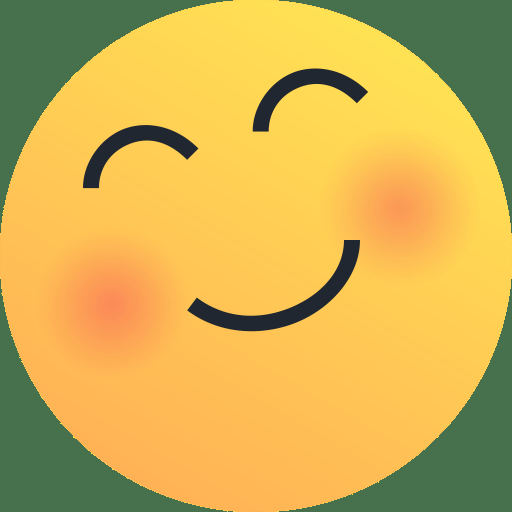
#> input picture happy.png, 512 x 512 px
$ python main.py
#> lines starting #> are read from the running program, lines starting #| are printed output that depends on the picture; pictures that were not available may be replaced by others from this repository, and a replacement may not be noted
import cv2
import numpy as np

# Load transparent overlay emoji images
happy_emoji = cv2.imread('happy.png', cv2.IMREAD_UNCHANGED)
#> happy_emoji is the input picture: shape (512, 512, 4); mean B, G, R, A 81.7, 175.4, 209.6, 200.3
sad_emoji = cv2.imread('sad.png', cv2.IMREAD_UNCHANGED)

# Resize overlays
happy_emoji = cv2.resize(happy_emoji, (100, 100))
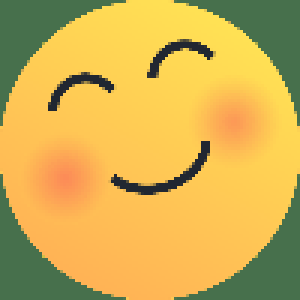
#> happy_emoji: shape (100, 100, 4) (shown 3 times larger); mean B, G, R, A 81.7, 175.4, 209.5, 200.4
sad_emoji = cv2.resize(sad_emoji, (100, 100))

def overlay_image(bg, fg, x, y):
    h, w = fg.shape[:2]
    if y + h > bg.shape[0] or x + w > bg.shape[1]:
        return bg
    alpha = fg[:, :, 3] / 255.0
    for c in range(3):
        bg[y:y+h, x:x+w, c] = (1 - alpha) * bg[y:y+h, x:x+w, c] + alpha * fg[:, :, c]
    return bg

# Load face image
frame = cv2.imread('face.jpg')  # Main image
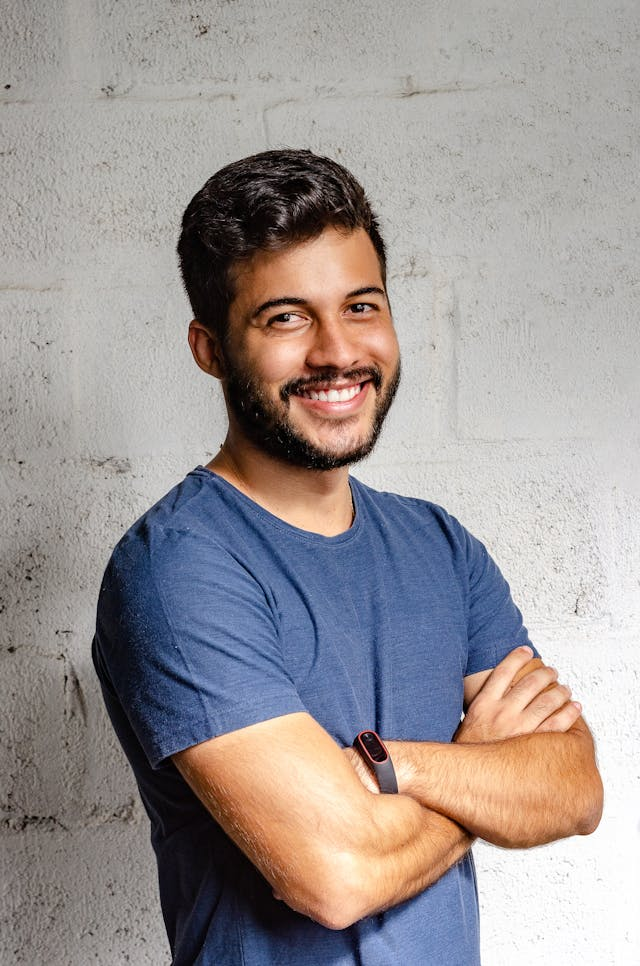
#> input picture face.jpg, 640 x 966 px
#> frame is the input picture: shape (966, 640, 3); mean B, G, R 149.1, 149.7, 156.8

if frame is None:
    print("Image not found! Make sure 'face.jpg' exists.")
    exit()

# Dummy logic: just use mean color for quick example
mean_color = cv2.mean(frame)[:3]  # BGR
#> mean_color = (149.1, 149.7, 156.8)
blue, green, red = mean_color
#> blue = 149.1; green = 149.7; red = 156.8

x, y = 100, 100  # Position for overlay

if red > blue:
    frame = overlay_image(frame, happy_emoji, x, y)
#> in overlay_image, `alpha = fg[:, :, 3] / 255.0`:
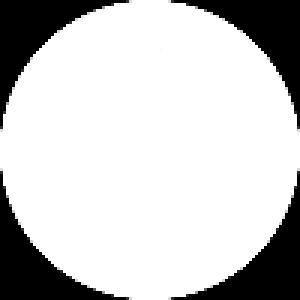
#> alpha: shape (100, 100) float64 (shown 3 times larger); min 0, max 1, mean 0.786
    cv2.putText(frame, "HAPPY", (x, y - 10), cv2.FONT_HERSHEY_SIMPLEX, 0.6, (0, 0, 255), 2)
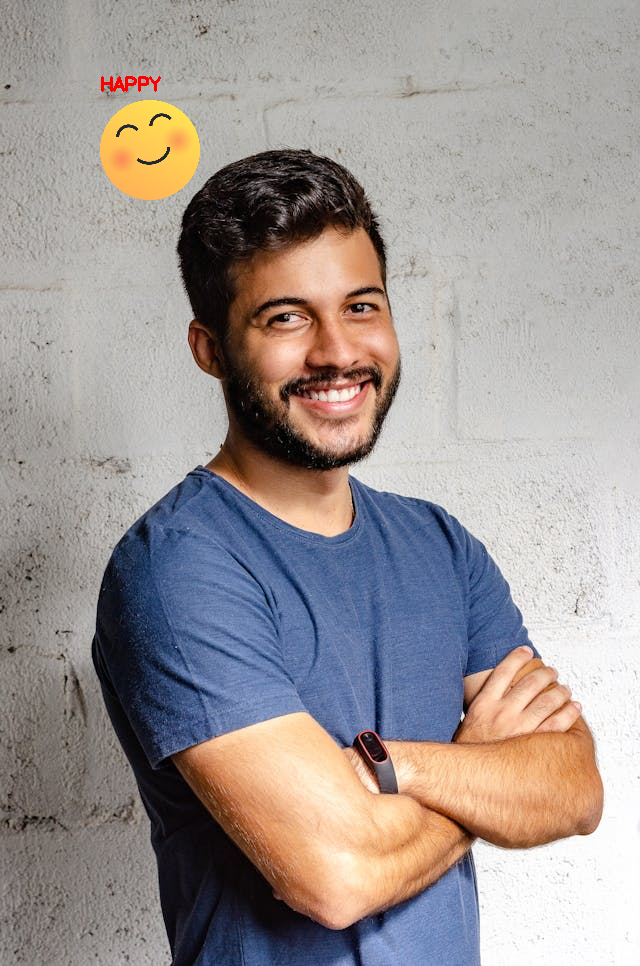
#> frame: shape (966, 640, 3); mean B, G, R 147.8, 149.8, 157.8
else:
    frame = overlay_image(frame, sad_emoji, x, y)
    cv2.putText(frame, "SAD", (x, y - 10), cv2.FONT_HERSHEY_SIMPLEX, 0.6, (255, 0, 0), 2)

cv2.imshow("AR Emotion Detection", frame)
cv2.waitKey(0)
cv2.destroyAllWindows()
